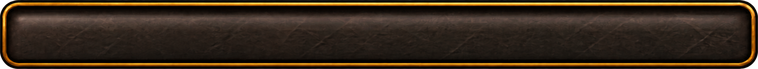
#> input picture ui/belt/hp-frame.webp, 758 x 69 px, found by its file name
$ python hp-frame-ring.py
#> lines starting #> are read from the running program, lines starting #| are printed output that depends on the picture; after the words box and inside, x2 and y2 are one past the last pixel; in counts of white or black regions, pixels touching at a corner belong together
# (v704) ui/belt/hp-frame-ring.webp: the health frame (ui/belt/hp-frame.webp) with its glass cut out, drawn over the
# red fill so the frame's brass rim and its inner dark rule sit on top of the bar's ends (Jordan). The glass is the
# frame's own outline shrunk by the rim's thickness (9 px at the art's 2x: brass then the dark rule), so it follows the
# rounded ends; its edge softened by a slight blur.
from PIL import Image, ImageFilter, ImageChops
import sys
src = sys.argv[1] if len(sys.argv) > 1 else 'ui/belt/hp-frame.webp'
out = sys.argv[2] if len(sys.argv) > 2 else 'ui/belt/hp-frame-ring.webp'
RIM = 9
im = Image.open(src).convert('RGBA')
#> im is the input picture: PIL image 758x69 RGBA; mean R, G, B, A 53, 38.7, 23.7, 250.9
a = im.getchannel('A')
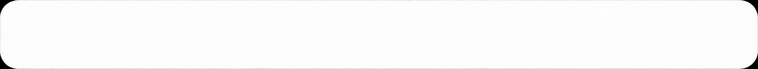
#> a: PIL image 758x69 L; min 0, max 255, mean 250.9
# (padded with clear pixels first: the frame runs to the image's edges, and the filter would treat beyond them as solid)
w, h = im.size
#> w = 758; h = 69
solid = Image.new('L', (w + 4 * RIM, h + 4 * RIM), 0)
#> solid: PIL image 794x105 L; every value is 0
solid.paste(a.point(lambda v: 255 if v > 128 else 0), (2 * RIM, 2 * RIM))
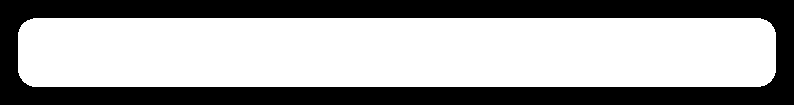
#> solid: PIL image 794x105 L; 62.4% white; 1 black region, box (x1, y1, x2, y2) and area: (0, 0, 794, 105) 31356
hole = solid.filter(ImageFilter.MinFilter(2 * RIM + 1)).filter(ImageFilter.GaussianBlur(0.6)).crop((2 * RIM, 2 * RIM, 2 * RIM + w, 2 * RIM + h))
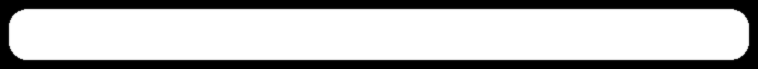
#> hole: PIL image 758x69 L; min 0, max 255, mean 182.6
im.putalpha(ImageChops.multiply(a, ImageChops.invert(hole)))
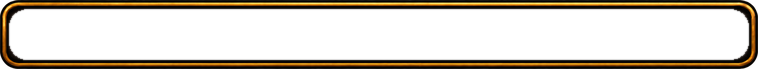
#> im: PIL image 758x69 RGBA; mean R, G, B, A 53, 38.7, 23.7, 69.8; transparent parts drawn white
im.save(out, 'WEBP', lossless=True, method=6, exact=True)
print('hole bbox', hole.point(lambda v: 255 if v > 128 else 0).getbbox(), 'of', im.size)
#| hole bbox (9, 9, 749, 60) of (758, 69)

$ run again, with ui/belt/belt-repeat.webp copied over ui/belt/hp-frame.webp
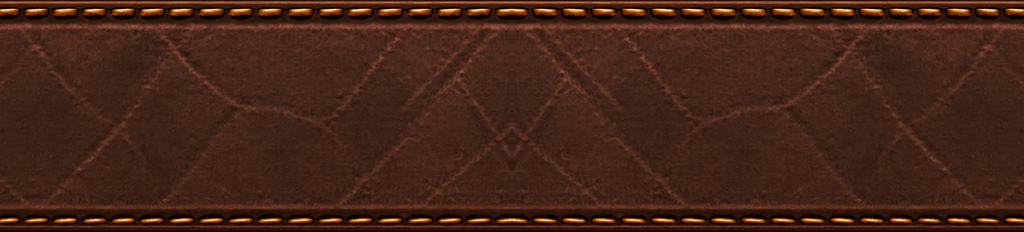
#> input picture ui/belt/belt-repeat.webp, 1024 x 232 px, found by its file name
#> a: PIL image 1024x232 L; every value is 255
#> `solid.paste(a.point(lambda v: 255 if v > 128 else 0), (2 * RIM, 2 * RI..`:
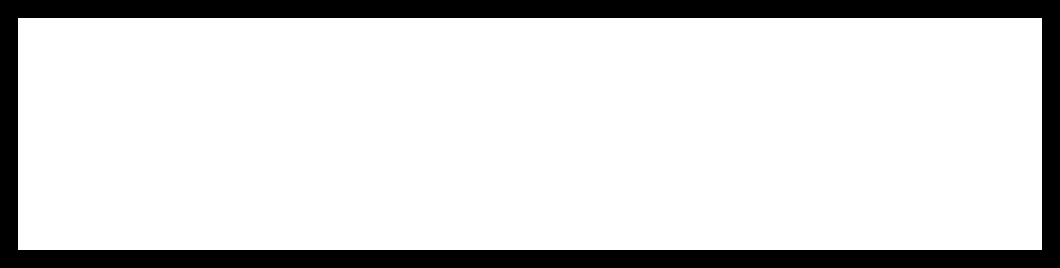
#> solid: PIL image 1060x268 L; 83.6% white; 1 black region, box (x1, y1, x2, y2) and area: (0, 0, 1060, 268) 46512
#> `im.putalpha(ImageChops.multiply(a, ImageChops.invert(hole)))`:
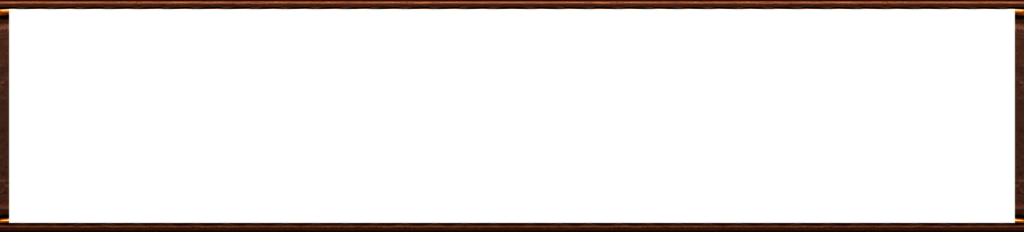
#> im: PIL image 1024x232 RGBA; mean R, G, B, A 69.7, 37, 23.6, 23.9; transparent parts drawn white
#| hole bbox (9, 9, 1015, 223) of (1024, 232)
